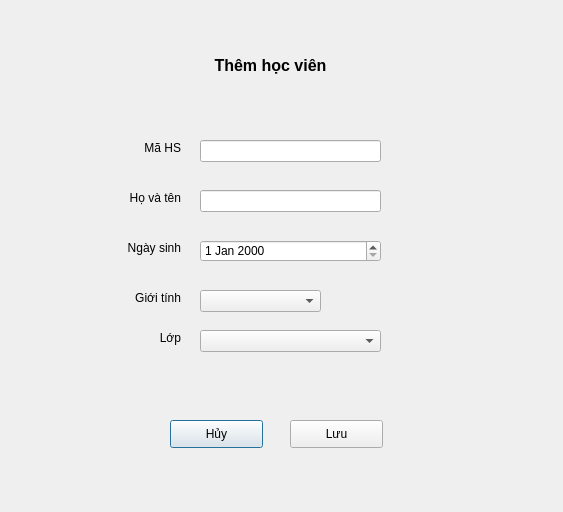
<?xml version="1.0" encoding="UTF-8"?>
<ui version="4.0">
 <class>Dialog</class>
 <widget class="QDialog" name="Dialog">
  <property name="geometry">
   <rect>
    <x>0</x>
    <y>0</y>
    <width>563</width>
    <height>512</height>
   </rect>
  </property>
  <property name="windowTitle">
   <string>Dialog</string>
  </property>
  <widget class="QLineEdit" name="txtStudentId">
   <property name="geometry">
    <rect>
     <x>200</x>
     <y>140</y>
     <width>181</width>
     <height>22</height>
    </rect>
   </property>
  </widget>
  <widget class="QLabel" name="label_2">
   <property name="geometry">
    <rect>
     <x>150</x>
     <y>30</y>
     <width>241</width>
     <height>71</height>
    </rect>
   </property>
   <property name="font">
    <font>
     <pointsize>12</pointsize>
     <weight>75</weight>
     <bold>true</bold>
    </font>
   </property>
   <property name="text">
    <string>Thêm học viên</string>
   </property>
   <property name="alignment">
    <set>Qt::AlignCenter</set>
   </property>
  </widget>
  <widget class="QLabel" name="label_3">
   <property name="geometry">
    <rect>
     <x>80</x>
     <y>190</y>
     <width>101</width>
     <height>16</height>
    </rect>
   </property>
   <property name="text">
    <string>Họ và tên</string>
   </property>
   <property name="alignment">
    <set>Qt::AlignRight|Qt::AlignTrailing|Qt::AlignVCenter</set>
   </property>
  </widget>
  <widget class="QLineEdit" name="txtName">
   <property name="geometry">
    <rect>
     <x>200</x>
     <y>190</y>
     <width>181</width>
     <height>22</height>
    </rect>
   </property>
  </widget>
  <widget class="QLabel" name="label_4">
   <property name="geometry">
    <rect>
     <x>80</x>
     <y>140</y>
     <width>101</width>
     <height>16</height>
    </rect>
   </property>
   <property name="text">
    <string>Mã HS</string>
   </property>
   <property name="alignment">
    <set>Qt::AlignRight|Qt::AlignTrailing|Qt::AlignVCenter</set>
   </property>
  </widget>
  <widget class="QLabel" name="label_5">
   <property name="geometry">
    <rect>
     <x>80</x>
     <y>240</y>
     <width>101</width>
     <height>16</height>
    </rect>
   </property>
   <property name="text">
    <string>Ngày sinh</string>
   </property>
   <property name="alignment">
    <set>Qt::AlignRight|Qt::AlignTrailing|Qt::AlignVCenter</set>
   </property>
  </widget>
  <widget class="QDateEdit" name="txtDob">
   <property name="geometry">
    <rect>
     <x>200</x>
     <y>240</y>
     <width>181</width>
     <height>22</height>
    </rect>
   </property>
  </widget>
  <widget class="QLabel" name="label_6">
   <property name="geometry">
    <rect>
     <x>80</x>
     <y>290</y>
     <width>101</width>
     <height>16</height>
    </rect>
   </property>
   <property name="text">
    <string>Giới tính</string>
   </property>
   <property name="alignment">
    <set>Qt::AlignRight|Qt::AlignTrailing|Qt::AlignVCenter</set>
   </property>
  </widget>
  <widget class="QComboBox" name="comboGender">
   <property name="geometry">
    <rect>
     <x>200</x>
     <y>290</y>
     <width>121</width>
     <height>22</height>
    </rect>
   </property>
  </widget>
  <widget class="QLabel" name="label_7">
   <property name="geometry">
    <rect>
     <x>80</x>
     <y>330</y>
     <width>101</width>
     <height>16</height>
    </rect>
   </property>
   <property name="text">
    <string>Lớp</string>
   </property>
   <property name="alignment">
    <set>Qt::AlignRight|Qt::AlignTrailing|Qt::AlignVCenter</set>
   </property>
  </widget>
  <widget class="QComboBox" name="comboClass">
   <property name="geometry">
    <rect>
     <x>200</x>
     <y>330</y>
     <width>181</width>
     <height>22</height>
    </rect>
   </property>
  </widget>
  <widget class="QPushButton" name="btnCancel">
   <property name="geometry">
    <rect>
     <x>170</x>
     <y>420</y>
     <width>93</width>
     <height>28</height>
    </rect>
   </property>
   <property name="text">
    <string>Hủy</string>
   </property>
  </widget>
  <widget class="QPushButton" name="btnSave">
   <property name="geometry">
    <rect>
     <x>290</x>
     <y>420</y>
     <width>93</width>
     <height>28</height>
    </rect>
   </property>
   <property name="text">
    <string>Lưu</string>
   </property>
  </widget>
 </widget>
 <resources/>
 <connections/>
</ui>
